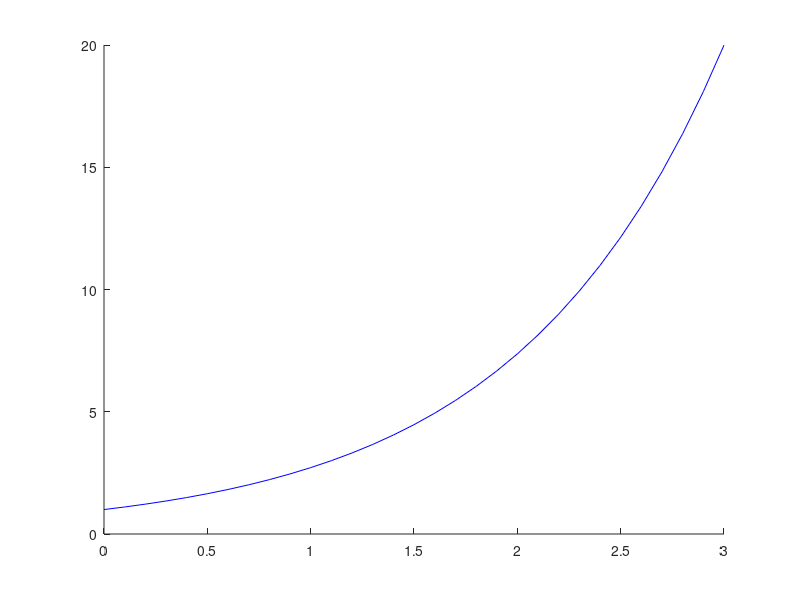

Write MATLAB code to recreate this figure.
%% Método Heun unidimensional:
% Cuadratura trapecio + euler explícito, método explícito

f = @(t,y) y;
y0 = 1;

%sol_anal = @(t) exp(t);

t0 = 0;
tf = 3;

dt = 0.1;
n = round((tf-t0)/dt);  %asegurar que sea entero
dt = (tf-t0)/n; %recalcula dt 

tn = t0:dt:tf;
yn = 0*tn;
yn(1) = y0;

for i=1:n

    k1 = f(tn(i),yn(i));
    k2 = f(tn(i+1), yn(i)+k1*dt);

    yn(i+1) = yn(i) + 0.5*dt*(k1+k2);

end    

hold on
%plot(tn,sol_anal(tn),'g')
plot(tn, yn, 'b')
hold off